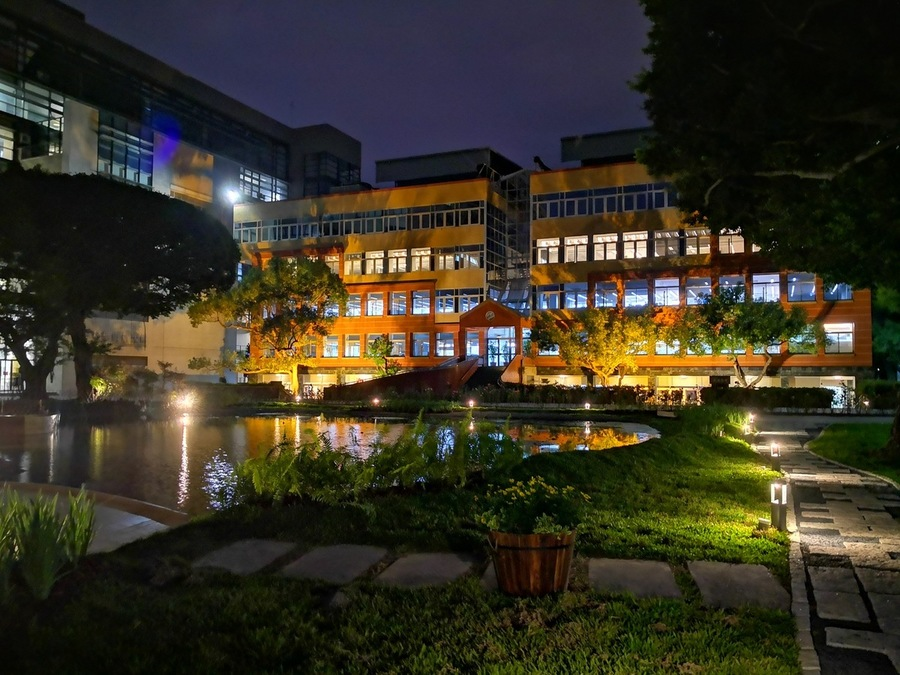
#> input picture hw3/reference/house.jpg, 900 x 675 px
$ python fuck.py   (older library calls are emulated)
#> lines starting #> are read from the running program, lines starting #| are printed output that depends on the picture; after the words box and inside, x2 and y2 are one past the last pixel; in counts of white or black regions, pixels touching at a corner belong together
import numpy as np
import cv2
from scipy import signal

def combine(img,c):
    i,j = c
    # dx、dy 分別是周圍8個點的位置
    dx = [-1,-1,-1,0,0,1,1,1]
    dy = [-1,0,1,-1,1,-1,0,1]

    for x,y in zip(dx,dy):
        if img[i + x,j + y] == 1:
            # 如果有弱像素存在把那個點設成強像素、再移動到那個點、用遞廻不斷查看下一個點
            img[i + x,j + y] = 2
            combine(img,(i + x,j + y))


img = cv2.imread('house.jpg',0)
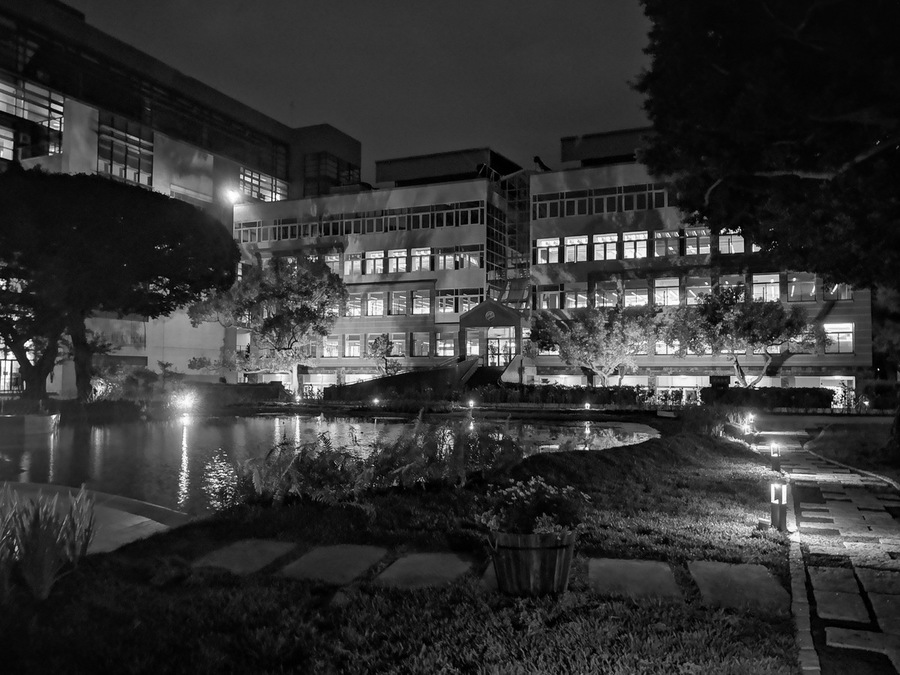
#> img: shape (675, 900); min 0, max 255, mean 50.7
signature = cv2.imread('signature.png',0)
img_blur = cv2.GaussianBlur(img,(3,3),0)
cv2.imshow( "img_blur", img_blur )
kernel_x = np.array(([-1, 0, 1], [-2, 0, 2], [-1, 0, 1]))
kernel_y = np.array(([-1, -2, -1], [0, 0, 0], [1, 2, 1]))
gx = signal.convolve2d(img,kernel_x,'same','symm')
gy = signal.convolve2d(img,kernel_y,'same','symm')
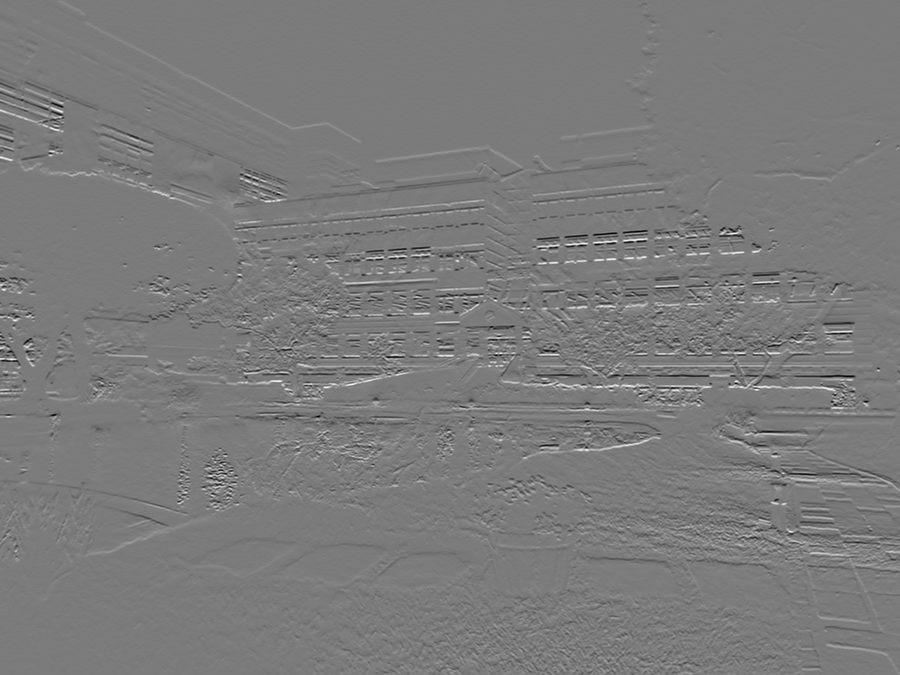
#> gy: shape (675, 900) int64; min -834, max 887, mean 0; drawn with min black and max white
magnitude = np.abs(gx) + np.abs(gy)

# 算梯度方向
angle = np.degrees(np.arctan2(gy,gx))
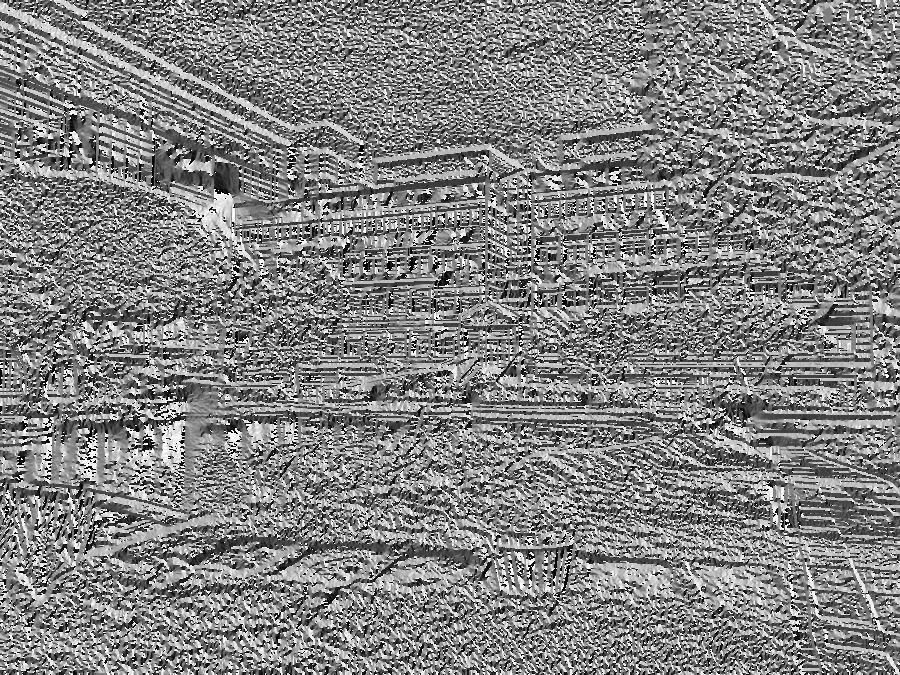
#> angle: shape (675, 900) float64; min -179.9, max 180, mean 4; drawn with min black and max white
# 小於 0 的加上 180 讓它轉半圈
# 因為方向都在對角(差180)
angle[angle < 0] += 180
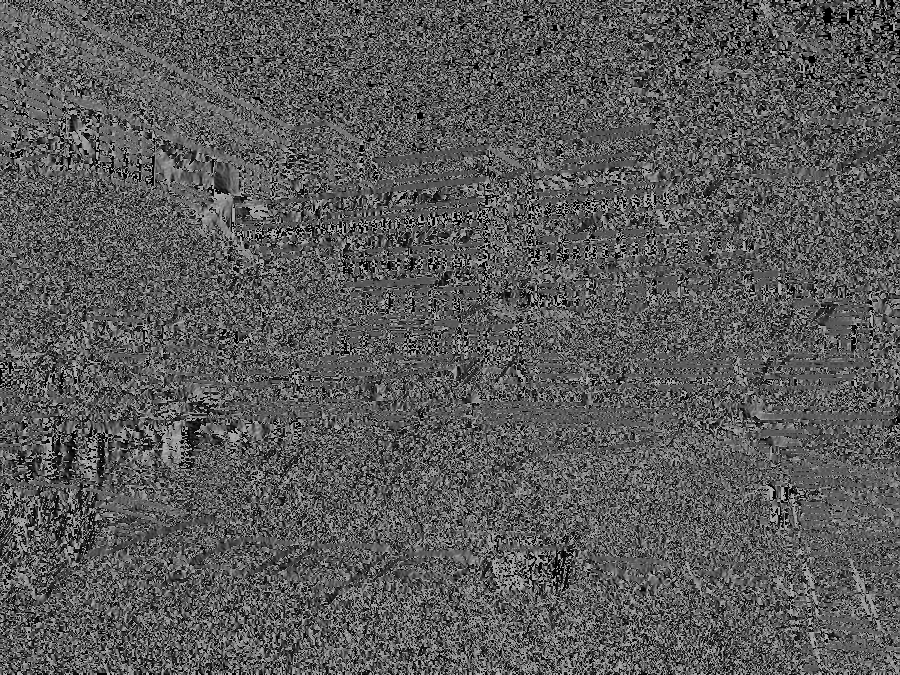
#> angle: shape (675, 900) float64; min 0, max 180, mean 90

# [12 lines of commented-out code are left out]

height = magnitude.shape[0]
#> height = 675
weight = magnitude.shape[1]
#> weight = 900
border = np.zeros_like(magnitude)
for i in range(1, height- 1):
    for j in range(1,weight - 1):
        # 找當前點的梯度方向上的另外兩點
        if (0 <= angle[i, j] < 22.5) or (157.5 <= angle[i, j] <= 180):
            max_ = max(magnitude[i, j - 1], magnitude[i, j + 1])
        elif (22.5 <= angle[i, j] < 67.5):
            max_ = max(magnitude[i - 1, j - 1], magnitude[i + 1, j + 1])
        elif (67.5 <= angle[i, j] < 112.5):
            max_ = max(magnitude[i - 1, j], magnitude[i + 1, j])
        elif (112.5 <= angle[i, j] < 157.5):
            max_ = max(magnitude[i + 1, j - 1], magnitude[i - 1, j + 1])

        if magnitude[i, j] > max_:
            # 加果當前點是最大的就保留
            border[i, j] = magnitude[i, j]


# 找有和強像素相連的弱像素
# canvas = connected(border,100,200)
height = border.shape[0]
weight = border.shape[1]

# 加果是強像素設成2、弱像素設1、其他設0
for i in range(height):
    for j in range(weight):
        if border[i,j] >= 200:
            border[i,j] = 2
        elif 200 > border[i,j] >= 100:
            border[i,j] = 1
        else:
            border[i,j] = 0
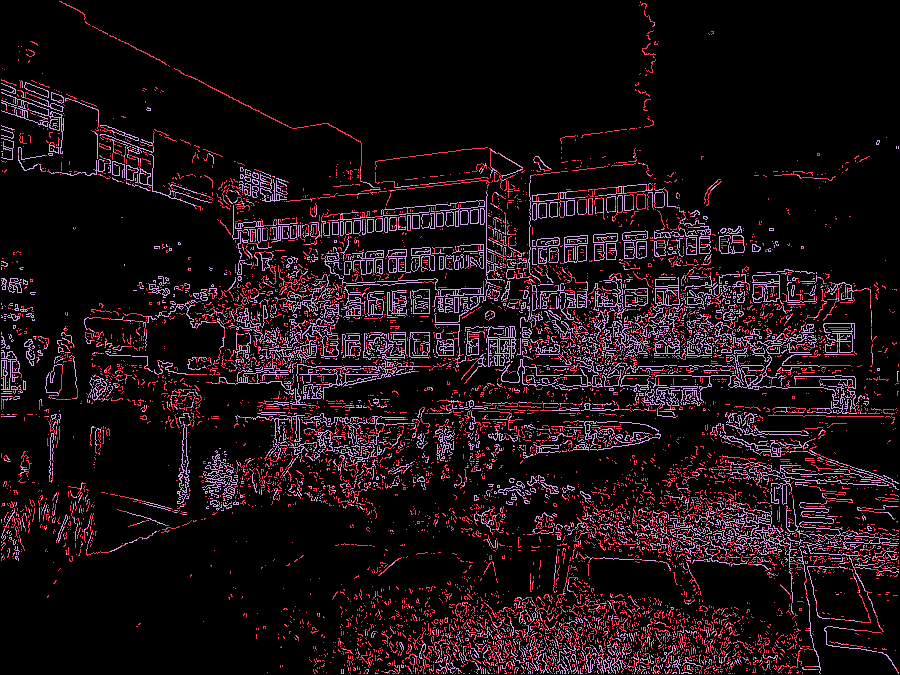
#> border: shape (675, 900) int64; 3 distinct labels, from 0 to 2; one colour per label, 0 black

for i in range(1,height - 1):
    for j in range(1,weight - 1):
        if border[i,j] == 2:
            # 確認強像素周圍的點
            combine(border,(i,j))
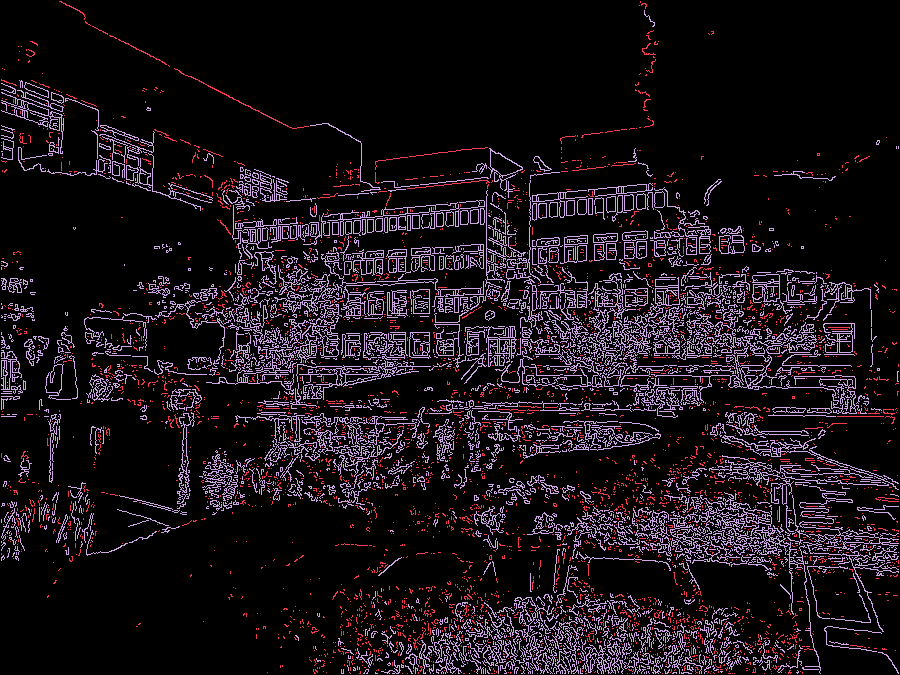
#> border: shape (675, 900) int64; 3 distinct labels, from 0 to 2; one colour per label, 0 black
border = np.where(img == 2,255,0)
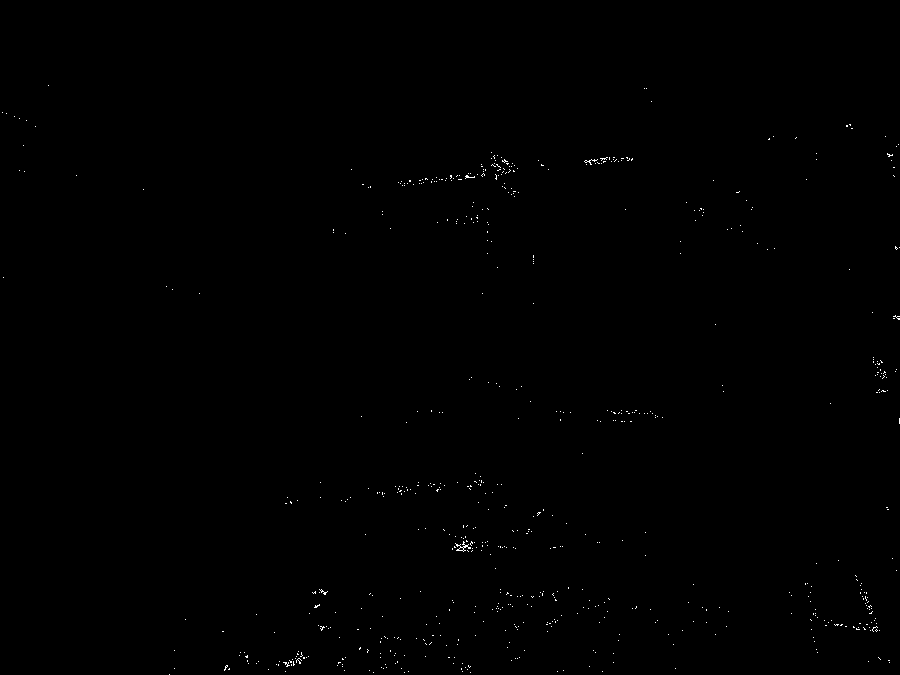
#> border: shape (675, 900) int64; 0.2% white in thin lines or dots, all inside (x1, y1, x2, y2) = (2, 85, 900, 675)
canvas = np.uint8(border)

# height = canvas.shape[0]
# weight = canvas.shape[1]
# canvas[height - 125:,weight - 200:] = cv2.bitwise_or(canvas[height - 125:,weight - 200:],signature)

cv2.imshow('canny',canvas)


cv2.waitKey(0)
cv2.destroyAllWindows()
